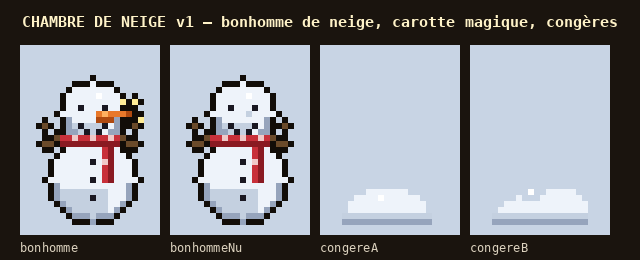

Generate this figure with Python:
"""La chambre de neige v1 (Thomas, 2026-11-16 : « dans une salle secrète, plein de neige, un bonhomme de neige avec une
écharpe et une carotte magique +12 PV qui se décroche du nez »). Premier jet, déjà en jeu (à valider sur la planche).

- bonhomme de neige (16 × 27) : deux boules, yeux de charbon, écharpe rouge rayée dont un pan pend, bras de branches,
  la CAROTTE MAGIQUE au nez (quelques étincelles) ; et le même sans carotte ;
- congères (16 × 8, au sol) : deux formes.

  python3 art/neige_v1.py          → art/neige_v1.png
  python3 art/neige_v1.py export   → src/render/sprites/neige.ts
"""
import os
import sys

import numpy as np

sys.path.insert(0, os.path.dirname(os.path.abspath(__file__)))
from PIL import Image, ImageDraw  # noqa: E402

from pix import font, up  # noqa: E402
from dortoir_v2 import Sprite, C  # noqa: E402
from export_jeu_v4 import write  # noqa: E402

C.update({
    "sn": (238, 243, 250, 255), "sn_s": (196, 208, 224, 255), "sn_d": (150, 164, 188, 255), "sn_h": (255, 255, 255, 255),
    "coal": (26, 24, 34, 255), "car": (232, 120, 42, 255), "car_d": (176, 74, 16, 255), "car_l": (255, 176, 96, 255),
    "leaf": (92, 170, 70, 255), "scarf": (200, 48, 58, 255), "scarf_d": (138, 26, 34, 255), "scarf_l": (240, 200, 200, 255),
    "twig": (106, 74, 42, 255), "spark": (255, 236, 150, 255),
})


def ball(s, cx, cy, r):
    h, w = s.a.shape[:2]
    yy, xx = np.mgrid[0:h, 0:w]
    d = (xx - cx) ** 2 + (yy - cy) ** 2
    s.a[d <= r * r] = C["sn"]
    # Ombre en bas à gauche, reflet en haut à droite.
    s.a[(d <= r * r) & ((xx - cx + 0.4 * r) ** 2 + (yy - cy - 0.5 * r) ** 2 <= (0.75 * r) ** 2) & ((yy - cy) > 0.25 * r)] = C["sn_s"]
    s.a[(d <= r * r) & ((d > (r - 1) ** 2)) & (yy > cy)] = C["sn_d"]
    s.p(int(cx + r * 0.35), int(cy - r * 0.5), "sn_h")


def snowman(carrot=True):
    s = Sprite(18, 27)
    # Bras de branches (derrière le corps).
    for i in range(5):
        s.p(1 + i, 13 - i // 2, "twig").p(16 - i, 13 - i // 2, "twig")
    s.p(1, 10, "twig").p(16, 10, "twig")
    ball(s, 9, 19, 7)
    ball(s, 9, 8, 5)
    # Boutons de charbon.
    for y in (16, 19, 22):
        s.p(9, y, "coal")
    # Yeux.
    s.p(7, 7, "coal").p(11, 7, "coal")
    # Bouche en petits charbons.
    for x, y in ((7, 10), (8, 11), (10, 11), (11, 10)):
        s.p(x, y, "coal")
    # Écharpe : un tour au cou, un pan qui pend sur le côté, rayures claires.
    s.r(4, 12, 10, 2, "scarf").r(4, 13, 10, 1, "scarf_d")
    for x in (6, 9, 12):
        s.p(x, 12, "scarf_l")
    s.r(11, 14, 2, 5, "scarf").r(12, 14, 1, 5, "scarf_d").p(11, 16, "scarf_l").p(11, 19, "scarf").p(12, 19, "scarf_d")
    if carrot:
        # La carotte magique, pointée vers la droite, quelques étincelles.
        s.r(10, 8, 3, 2, "car").r(13, 8, 2, 1, "car").p(15, 8, "car_d").r(10, 9, 3, 1, "car_d").p(11, 8, "car_l")
        s.p(16, 6, "spark").p(14, 6, "spark").p(17, 9, "spark")
    else:
        s.p(10, 8, "sn_s")
    return s.done()


def drift(kind):
    s = Sprite(16, 8)
    h, w = s.a.shape[:2]
    yy, xx = np.mgrid[0:h, 0:w]
    if kind == "A":
        m = ((xx - 7) / 7.5) ** 2 + ((yy - 7) / 5.5) ** 2 <= 1
    else:
        m = (((xx - 4) / 4.5) ** 2 + ((yy - 7) / 4.0) ** 2 <= 1) | (((xx - 11) / 5.0) ** 2 + ((yy - 7) / 5.5) ** 2 <= 1)
    s.a[m] = C["sn"]
    s.a[m & (yy >= 6)] = C["sn_s"]
    s.a[m & (yy >= 7)] = C["sn_d"]
    s.p(6, 3 if kind == "A" else 2, "sn_h")
    return s.done(outline=False)


SPRITES = {
    "bonhomme": lambda: snowman(True),
    "bonhommeNu": lambda: snowman(False),
    "congereA": lambda: drift("A"),
    "congereB": lambda: drift("B"),
}


def main():
    names = list(SPRITES)
    sheet = Image.new("RGB", (40 + len(names) * 150, 260), (26, 20, 14))
    d = ImageDraw.Draw(sheet)
    d.text((sheet.width // 2, 22), "CHAMBRE DE NEIGE v1 — bonhomme de neige, carotte magique, congères", fill=(255, 243, 200), font=font(15), anchor="mm")
    for i, n in enumerate(names):
        im = up(SPRITES[n]().img(), 6)
        x = 20 + i * 150
        bg = Image.new("RGB", (140, 190), (200, 212, 228))
        bg.paste(im, ((140 - im.width) // 2, 180 - im.height), im)
        sheet.paste(bg, (x, 45))
        d.text((x, 240), n, fill=(220, 210, 190), font=font(12, False))
    out = os.path.join(os.path.dirname(os.path.abspath(__file__)), "neige_v1.png")
    sheet.save(out)
    print("art/neige_v1.png", sheet.size)


if __name__ == "__main__":
    if len(sys.argv) > 1 and sys.argv[1] == "export":
        sprites = {n: f().img() for n, f in SPRITES.items()}
        os.chdir(os.path.join(os.path.dirname(os.path.abspath(__file__)), ".."))
        write("src/render/sprites/neige.ts", "NEIGE",
              "Chambre de neige v1 (art/neige_v1.png) : bonhomme de neige (avec et sans carotte), congères.", sprites)
    else:
        main()
